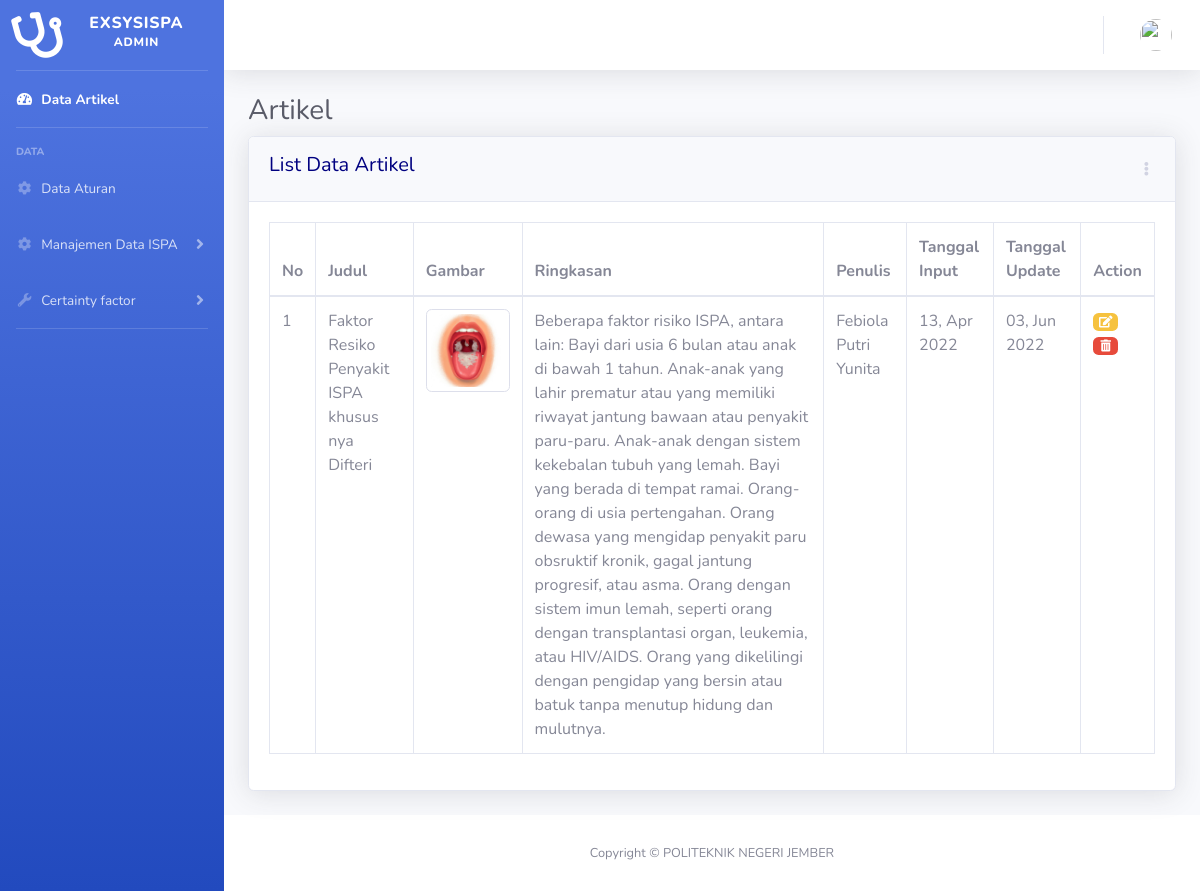
The app's page /index.php/backend/artikel with its own data.
### tables this page shows
CREATE TABLE `tb_artikel` (
  `artikel_id` int(11) NOT NULL,
  `artikel_user_id` int(11) NOT NULL,
  `artikel_judul` varchar(255) NOT NULL,
  `artikel_slug` varchar(255) NOT NULL,
  `artikel_img` varchar(255) NOT NULL,
  `artikel_excerpt` text NOT NULL,
  `artikel_body` text NOT NULL,
  `artikel_create` int(11) DEFAULT NULL,
  `artikel_update` int(11) DEFAULT NULL
);

CREATE TABLE `tb_user` (
  `user_id` int(11) NOT NULL,
  `user_name` varchar(256) NOT NULL,
  `user_username` varchar(128) NOT NULL,
  `user_email` varchar(256) NOT NULL,
  `user_image` varchar(128) NOT NULL DEFAULT '',
  `user_password` varchar(128) NOT NULL,
  `user_viewpassword` varchar(128) NOT NULL,
  `user_level` varchar(128) NOT NULL,
  `user_created` timestamp NOT NULL DEFAULT current_timestamp() ON UPDATE current_timestamp()
);

### application/controllers/backend/Artikel.php (called while the page is built, shortened)
<?php
class Artikel extends CI_Controller
{
    public function __construct()
    {
        $this->load->model('artikel_model');
        $this->load->library('form_validation');
        $this->load->library('upload');
    }
    public function index()
    {
        $data['title'] = "Halaman Artikel | Expert System ISPA";
        $data['judulHalaman'] = "Artikel";
        $data['detailHalaman'] = "Halaman artikel adalah halaman untuk melihat, memperbaharui, menghapus dan menambah Artikel. Kemudian akan ditampilkan pada halaman user yang gunanya agar pengunjung sistem dapat mengetahui beberapa informasi penting pada sistem pakar deteksi dini Infeksi Saluran Pernafasan Akut (ISPA)";
        $data['cardHeader'] = 'List Data Artikel';
        $data['user'] = $this->db->get_where('tb_user', ['user_email' => $this->session->userdata('email')])->row_array();
        $data['articles'] = $this->artikel_model->getAll();
        $data['count'] = $this->artikel_model->count();
        $data['start'] = 0;
        $this->load->view('backend/_partials/header', $data);
        $this->load->view('backend/_partials/sidebar', $data);
        $this->load->view('backend/_partials/topbar', $data);
        $this->load->view('backend/data/artikel/view_artikel', $data);
        $this->load->view('backend/_partials/footer');
    }
}

### index.php (called while the page is built, shortened)
<?php
require_once BASEPATH.'core/CodeIgniter.php';

### application/models/Artikel_model.php (called while the page is built, shortened)
<?php
class Artikel_model extends CI_Model
{
    private $_table = 'tb_artikel';
    public function getAll()
    {
        $this->db->select(
            'a.artikel_id, a.artikel_user_id, a.artikel_judul, a.artikel_slug, a.artikel_img,
            a.artikel_excerpt, a.artikel_body, a.artikel_create, a.artikel_update, b.user_id, b.user_name, b.user_level'
        );
        $this->db->from('tb_artikel a');
        $this->db->join('tb_user b', 'a.artikel_user_id = b.user_id');
        $this->db->group_by('a.artikel_id');
        return $this->db->get($this->_table)->result_array();
    }
}

### application/views/backend/data/artikel/view_artikel.php (the view, shortened to what this page needs)
<div class="container-fluid">
    <h1 class="h3 mb-2 text-gray-800" style="color: navy;"><?= $judulHalaman ?></h1>
    <div class="card shadow mb-4">
        <div class="card-header py-3 d-flex flex-row align-items-center justify-content-between">
            <h6 class="h5 mb-2 text-center-1000" style="color: navy;" ><?= $cardHeader ?></h6>
            <div class="dropdown no-arrow">
                <a class="dropdown-toggle" href="#" role="button" id="dropdownMenuLink" data-toggle="dropdown" aria-haspopup="true" aria-expanded="false">
                    <i class="fas fa-ellipsis-v fa-sm fa-fw text-gray-400"></i>
                </a>
            </div>
        </div>
        <div class="card-body">
            <div class="table-responsive">
                <table class="table table-bordered" id="dataTable" width="100%" cellspacing="0">
                    <thead>
                        <tr>
                            <th>No</th>
                            <th>Judul</th>
                            <th>Gambar</th>
                            <th>Ringkasan</th>
                            <th>Penulis</th>
                            <th>Tanggal Input</th>
                            <th>Tanggal Update</th>
                            <th>Action</th>
                        </tr>
                    </thead>
                    <tbody>
                        <?php if ($count > 0) : ?>
                            <?php foreach ($articles as $artikel) : ?>
                                <tr>
                                    <td><?= ++$start ?></td>
                                    <td><?= $artikel['artikel_judul'] ?></td>
                                    <td><img src="<?= base_url('assets/admin/img/artikel-image/' . $artikel['artikel_img']) ?>" class="img-thumbnail" alt="<?= $artikel['artikel_slug'] ?>"></td>
                                    <td><?= $artikel['artikel_excerpt'] ?></td>
                                    <td><?= $artikel['user_name'] ?></td>
                                    <td><?= date('d, M Y', $artikel['artikel_create']) ?></td>
                                    <td>
                                        <?php
                                        if ($artikel['artikel_update'] == 0) {
                                            echo 'Belum di update';
                                        } else {
                                            echo date('d, M Y', $artikel['artikel_update']);
                                        }
                                        ?>
                                    </td>
                                    <td>
                                        <a href="<?= base_url('edit-artikel/' . $artikel['artikel_slug']) ?>" class="badge badge-warning"><i class="fas fa-fw fa-edit"></i></a>
                                        <a href="#" data-toggle="modal" data-target="#deleteModal-<?= $artikel['artikel_id'] ?>" class=" badge badge-danger"><i class="fas fa-fw fa-trash-alt"></i></a>
                                    </td>
                                </tr>
                            <?php endforeach; ?>
                        <?php else : ?>
                            <tr>
                                <h4 class="text-danger text-center">Belum ada Data yang di Input</h4>
                            </tr>
                        <?php endif; ?>
                    </tbody>
                </table>
            </div>
        </div>
    </div>
</div>
</div>

### records on screen
tb_artikel: artikel_judul "Faktor Resiko Penyakit ISPA khusus nya Difteri", artikel_img (picture), artikel_excerpt "Beberapa faktor risiko ISPA, antara lain: Bayi dari usia 6 bulan atau anak di bawah 1 tahun. Anak-anak yang lahir prematur atau yang memiliki riwayat jantung bawaan atau penyakit paru-paru. Anak-anak dengan sistem kekebalan tubuh yang lemah. Bayi yang berada di tempat ramai. Orang-orang di usia pertengahan. Orang dewasa yang mengidap penyakit paru obsruktif kronik, gagal jantung progresif, atau asma. Orang dengan sistem imun lemah, seperti orang dengan transplantasi organ, leukemia, atau HIV/AIDS. Orang yang dikelilingi dengan pengidap yang bersin atau batuk tanpa menutup hidung dan mulutnya.", tb_user.user_name "Febiola Putri Yunita", artikel_create "13, Apr 2022", artikel_update "03, Jun 2022"

### other values on screen
$judulHalaman "Artikel"
$cardHeader "List Data Artikel"
